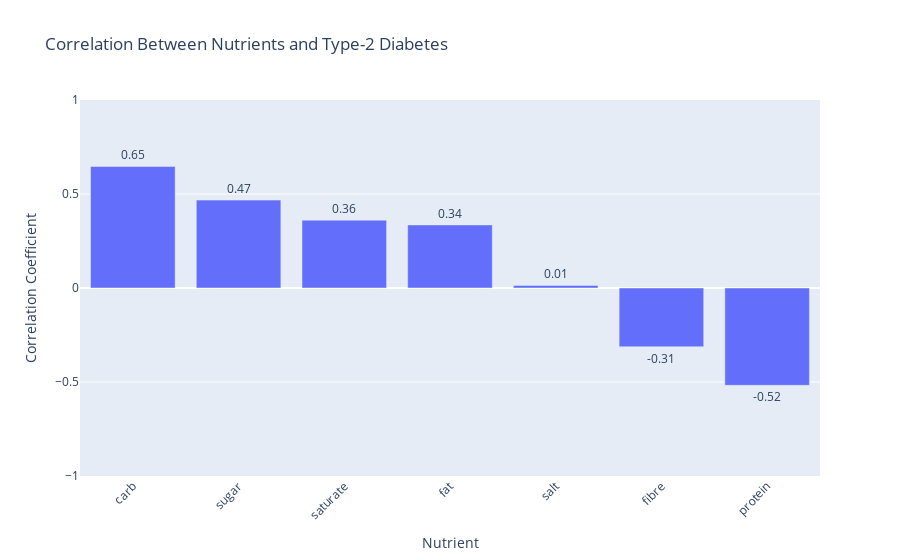

Here is the notebook cell this chart was saved with:
### Code cell
fig = px.bar(correlation_df, x='Nutrient', y='estimated_diabetes_prevalence', text='estimated_diabetes_prevalence',
             title='Correlation Between Nutrients and Type-2 Diabetes')
fig.update_layout(xaxis_title='Nutrient', yaxis_title='Correlation Coefficient', xaxis={'categoryorder':'total descending'})

fig.update_traces(texttemplate='%{y:.2f}', textposition='outside')

fig.update_layout(xaxis_tickangle=-45,
                  uniformtext_minsize=8, uniformtext_mode='hide',
                  yaxis_range = [-1,1])

fig.show()

### Figure 1 — Plotly figure (JSON) as saved in the notebook; plotly's stock layout.template omitted (floating-point values rounded to 4 significant figures)
{"data": [{"alignmentgroup": "True", "hovertemplate": "Nutrient=%{x}<br>estimated_diabetes_prevalence=%{text}<extra></extra>", "legendgroup": "", "marker": {"color": "#636efa", "pattern": {"shape": ""}}, "name": "", "offsetgroup": "", "orientation": "v", "showlegend": false, "text": [0.3355, 0.4675, 0.3609, -0.5177, 0.6464, 0.01375, -0.3125], "textposition": "outside", "texttemplate": "%{y:.2f}", "type": "bar", "x": ["fat", "sugar", "saturate", "protein", "carb", "salt", "fibre"], "xaxis": "x", "y": [0.3355, 0.4675, 0.3609, -0.5177, 0.6464, 0.01375, -0.3125], "yaxis": "y"}], "layout": {"barmode": "relative", "legend": {"tracegroupgap": 0}, "title": {"text": "Correlation Between Nutrients and Type-2 Diabetes"}, "uniformtext": {"minsize": 8, "mode": "hide"}, "xaxis": {"anchor": "y", "categoryorder": "total descending", "domain": [0, 1], "tickangle": -45, "title": {"text": "Nutrient"}}, "yaxis": {"anchor": "x", "domain": [0, 1], "range": [-1, 1], "title": {"text": "Correlation Coefficient"}}}}
